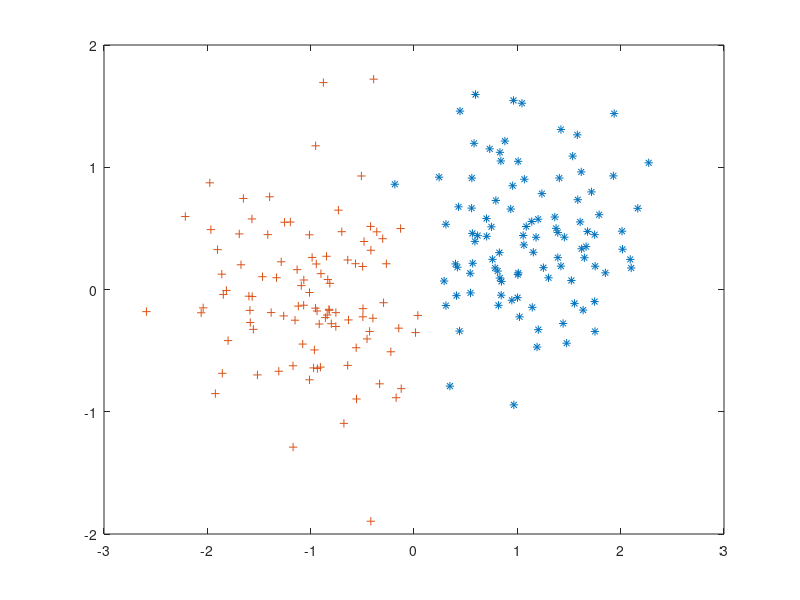

Reproduce this figure in MATLAB.
mid_A1 = 1.0;
mid_A2 = 0.5;
mid_B1 = -1.0;
mid_B2 = 0.0;
std_A = 0.5;
std_B = 0.5;

classA(1, :) = randn(1, 100) .* std_A + mid_A1;
classA(2, :) = randn(1, 100) .* std_A + mid_A2;
classB(1, :) = randn(1, 100) .* std_B + mid_B1;
classB(2, :) = randn(1, 100) .* std_B + mid_B2;

patterns = [classA, classB];
targets = [ones(1, 100), -ones(1, 100)];
permute = randperm(200);
patterns = patterns(:, permute);
targets = targets(:, permute);

plot(patterns(1, find(targets>0)), ...
    patterns(2, find(targets>0)), '*', ...
    patterns(1, find(targets<0)), ...
    patterns(2, find(targets<0)), '+');